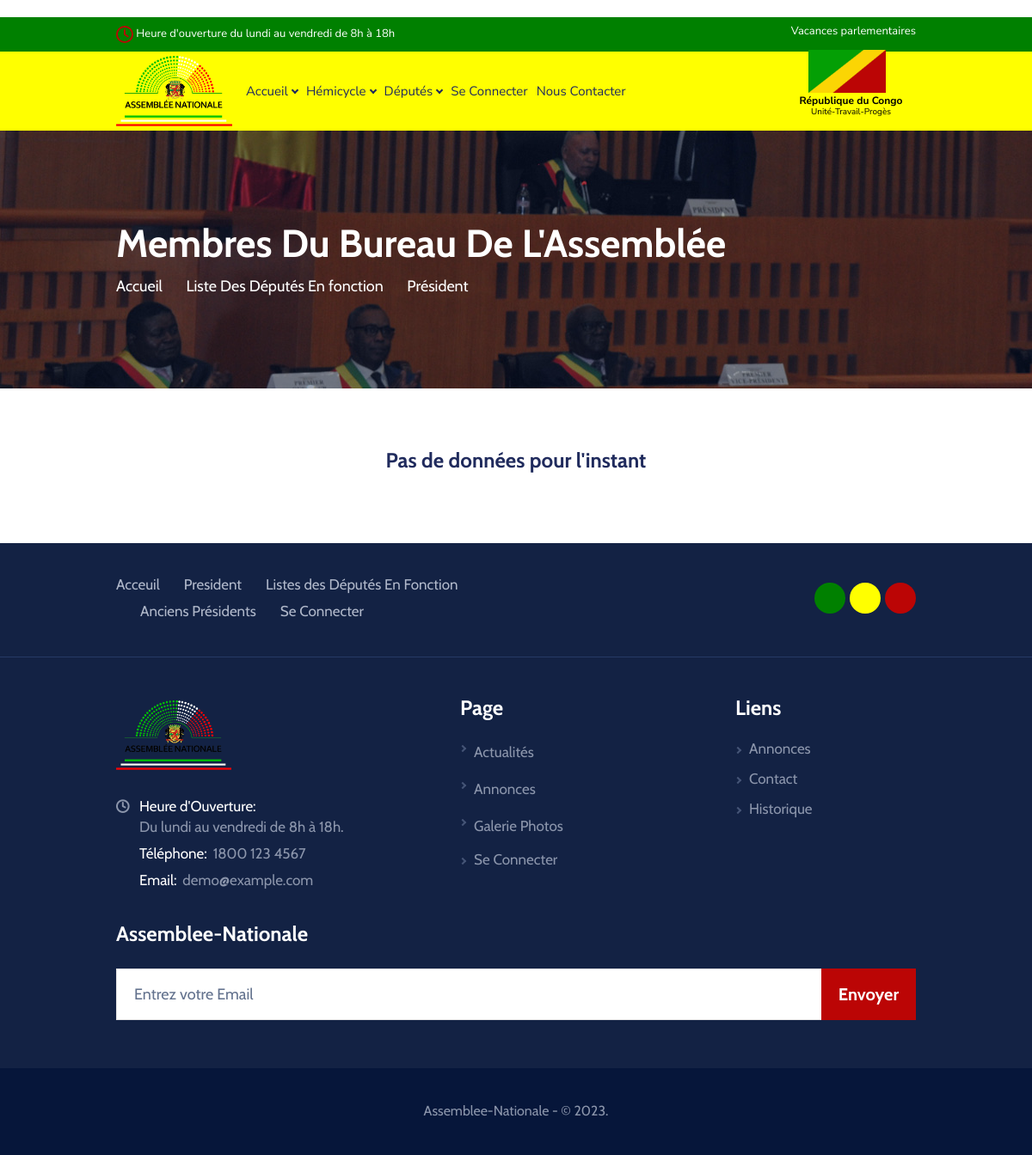
Before: /Mmbr/ with the older database file.
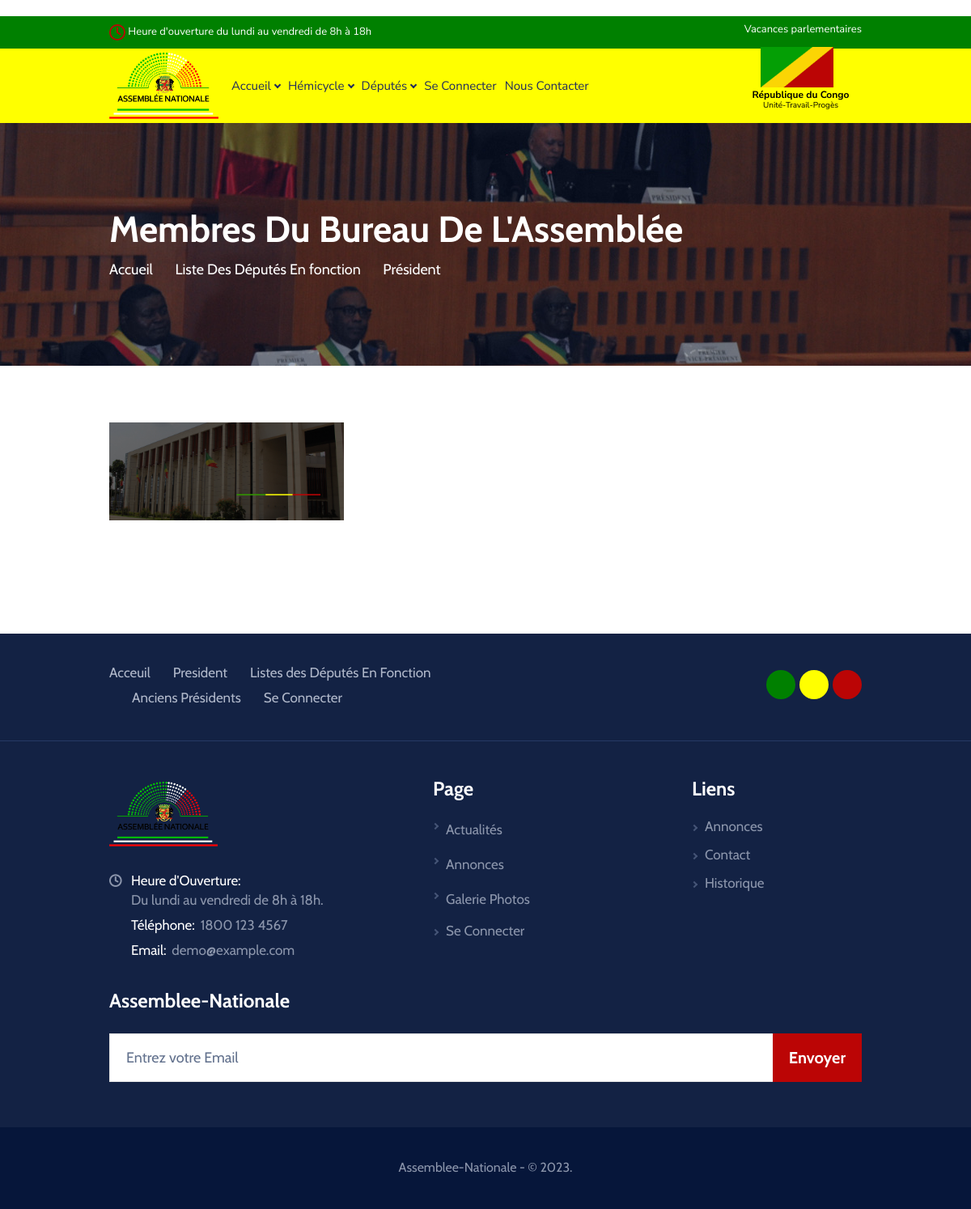
After: the same page with the newer database file.
### comptes/models.py (models this page shows, shortened)
class Depute(AbstractUser):
    identifiant = models.CharField(max_length=255)
    slug = slug = models.SlugField(max_length=400, unique=True, blank=True)
    photo = ResizedImageField(size=[60, 80], quality=100, upload_to="Membres/picture_forum/", default=None, null=True, blank=True)
    num_post = models.IntegerField(blank=True, default=0)
    enFonction = models.BooleanField(default=True, blank=True, null=True)
    precedentLegislature = models.BooleanField(default=False, blank=True, null=True)
    categorie = models.CharField(choices=profiles.PROFILES, max_length=100, null=True, blank=True)
    bio = HTMLField(default="",null=True,blank=True)
    image = models.ImageField(upload_to="Membres/photos/", blank=True, null=True, default=None)

### web/views.py (the view)
# urls.py: path('Mmbr/', views.Membre, name='Membre'),
def Membre(request):
    membres = Depute.objects.filter(categorie="MEMBRE_BUREAU")
    context = {'membres':membres}
    return render(request,'web/Membre_du_bureau.html', context)

### web/templates/web/Membre_du_bureau.html (shortened to what this page needs)
{% extends 'web/base.html' %}
{% block content %}
<main>
    <header class="pageMainHead d-flex position-relative w-100 text-white" style="background-image: url(/static/web/images/bureauBanner.jpg);">
        <div class="alignHolder d-flex w-100 align-items-center">
            <div class="align w-100 position-relative">
                <div class="container">
                    <h1 class="text-white mb-2">Membres Du Bureau De L'Assemblée</h1>
                    <nav aria-label="breadcrumb">
                        <ol class="breadcrumb breadcrWhite rounded-0 border-0 p-0 fontAlter mb-0">
                            <li class="breadcrumb-item"><a href="{% url 'web:index' %}">Accueil</a></li>
                            <li class="breadcrumb-item"><a href="{% url 'web:Liste_d' %}">Liste Des Députés En fonction</a></li>
                            <li class="breadcrumb-item active" aria-current="page"><a href="{% url 'web:President' %}">Président</a></li>
                        </ol>
                    </nav>
                </div>
            </div>
        </div>
    </header>
    <section class="exploreDepartmentsBlock py-8 py-md-10 py-lg-14 py-xl-22">
        <div class="container">
            <div class="row justify-content-center isoContentHolder mb-8">
                {% for membre in membres %}
                <div class="col-12 col-md-6 col-lg-4 isoCol business">
                    <div class="echColumnModern bg-white position-relative mb-6">
                        <div class="imgWrap">
                            <img src="{{membre.image.url}}" class="img-fluid" alt="image description">
                        </div>
                    </div>
                </div>
                {% empty %}
                <h3 style="text-align: center;">Pas de données pour l'instant</h3>
                {% endfor %}
        </div>
    </section>
</main>
{% endblock content %}

Changed rows visible on the page:
now on this page (row edited): Depute: image (picture)
Other visible differences:
text no longer shown: "Pas de données pour l'instant"
